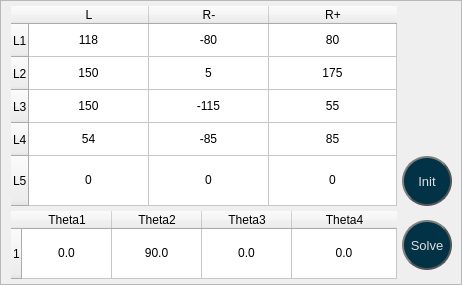
                      <widget class="QFrame" name="frame_fk_input">
                       <property name="minimumSize">
                        <size>
                         <width>462</width>
                         <height>285</height>
                        </size>
                       </property>
                       <property name="frameShape">
                        <enum>QFrame::StyledPanel</enum>
                       </property>
                       <property name="frameShadow">
                        <enum>QFrame::Raised</enum>
                       </property>
                       <layout class="QGridLayout" name="gridLayout_3">
                        <property name="leftMargin">
                         <number>5</number>
                        </property>
                        <property name="topMargin">
                         <number>5</number>
                        </property>
                        <property name="rightMargin">
                         <number>5</number>
                        </property>
                        <property name="bottomMargin">
                         <number>5</number>
                        </property>
                        <property name="spacing">
                         <number>5</number>
                        </property>
                        <item row="0" column="1" rowspan="2">
                         <widget class="QTableWidget" name="tableWidget_fk_input">
                          <property name="sizePolicy">
                           <sizepolicy hsizetype="MinimumExpanding" vsizetype="Preferred">
                            <horstretch>0</horstretch>
                            <verstretch>0</verstretch>
                           </sizepolicy>
                          </property>
                          <property name="minimumSize">
                           <size>
                            <width>386</width>
                            <height>196</height>
                           </size>
                          </property>
                          <property name="maximumSize">
                           <size>
                            <width>900</width>
                            <height>16777215</height>
                           </size>
                          </property>
                          <property name="inputMethodHints">
                           <set>Qt::ImhDigitsOnly|Qt::ImhPreferNumbers</set>
                          </property>
                          <property name="frameShape">
                           <enum>QFrame::NoFrame</enum>
                          </property>
                          <property name="verticalScrollBarPolicy">
                           <enum>Qt::ScrollBarAlwaysOff</enum>
                          </property>
                          <property name="horizontalScrollBarPolicy">
                           <enum>Qt::ScrollBarAlwaysOff</enum>
                          </property>
                          <property name="sizeAdjustPolicy">
                           <enum>QAbstractScrollArea::AdjustToContents</enum>
                          </property>
                          <property name="selectionMode">
                           <enum>QAbstractItemView::ExtendedSelection</enum>
                          </property>
                          <attribute name="horizontalHeaderCascadingSectionResizes">
                           <bool>true</bool>
                          </attribute>
                          <attribute name="horizontalHeaderDefaultSectionSize">
                           <number>120</number>
                          </attribute>
                          <attribute name="horizontalHeaderMinimumSectionSize">
                           <number>50</number>
                          </attribute>
                          <attribute name="horizontalHeaderShowSortIndicator" stdset="0">
                           <bool>true</bool>
                          </attribute>
                          <attribute name="horizontalHeaderStretchLastSection">
                           <bool>true</bool>
                          </attribute>
                          <attribute name="verticalHeaderVisible">
                           <bool>true</bool>
                          </attribute>
                          <attribute name="verticalHeaderCascadingSectionResizes">
                           <bool>true</bool>
                          </attribute>
                          <attribute name="verticalHeaderDefaultSectionSize">
                           <number>33</number>
                          </attribute>
                          <attribute name="verticalHeaderHighlightSections">
                           <bool>true</bool>
                          </attribute>
                          <attribute name="verticalHeaderShowSortIndicator" stdset="0">
                           <bool>true</bool>
                          </attribute>
                          <attribute name="verticalHeaderStretchLastSection">
                           <bool>true</bool>
                          </attribute>
                          <row>
                           <property name="text">
                            <string>L1</string>
                           </property>
                          </row>
                          <row>
                           <property name="text">
                            <string>L2</string>
                           </property>
                          </row>
                          <row>
                           <property name="text">
                            <string>L3</string>
                           </property>
                          </row>
                          <row>
                           <property name="text">
                            <string>L4</string>
                           </property>
                          </row>
                          <row>
                           <property name="text">
                            <string>L5</string>
                           </property>
                          </row>
                          <column>
                           <property name="text">
                            <string>L</string>
                           </property>
                          </column>
                          <column>
                           <property name="text">
                            <string>R-</string>
                           </property>
                          </column>
                          <column>
                           <property name="text">
                            <string>R+</string>
                           </property>
                          </column>
                          <item row="0" column="0">
                           <property name="text">
                            <string>118</string>
                           </property>
                           <property name="textAlignment">
                            <set>AlignCenter</set>
                           </property>
                          </item>
                          <item row="0" column="1">
                           <property name="text">
                            <string>-80</string>
                           </property>
                           <property name="textAlignment">
                            <set>AlignCenter</set>
                           </property>
                          </item>
                          <item row="0" column="2">
                           <property name="text">
                            <string>80</string>
                           </property>
                           <property name="textAlignment">
                            <set>AlignCenter</set>
                           </property>
                          </item>
                          <item row="1" column="0">
                           <property name="text">
                            <string>150</string>
                           </property>
                           <property name="textAlignment">
                            <set>AlignCenter</set>
                           </property>
                          </item>
                          <item row="1" column="1">
                           <property name="text">
                            <string>5</string>
                           </property>
                           <property name="textAlignment">
                            <set>AlignCenter</set>
                           </property>
                          </item>
                          <item row="1" column="2">
                           <property name="text">
                            <string>175</string>
                           </property>
                           <property name="textAlignment">
                            <set>AlignCenter</set>
                           </property>
                          </item>
                          <item row="2" column="0">
                           <property name="text">
                            <string>150</string>
                           </property>
                           <property name="textAlignment">
                            <set>AlignCenter</set>
                           </property>
                          </item>
                          <item row="2" column="1">
                           <property name="text">
                            <string>-115</string>
                           </property>
                           <property name="textAlignment">
                            <set>AlignCenter</set>
                           </property>
                          </item>
                          <item row="2" column="2">
                           <property name="text">
                            <string>55</string>
                           </property>
                           <property name="textAlignment">
                            <set>AlignCenter</set>
                           </property>
                          </item>
                          <item row="3" column="0">
                           <property name="text">
                            <string>54</string>
                           </property>
                           <property name="textAlignment">
                            <set>AlignCenter</set>
                           </property>
                          </item>
                          <item row="3" column="1">
                           <property name="text">
                            <string>-85</string>
                           </property>
                           <property name="textAlignment">
                            <set>AlignCenter</set>
                           </property>
                          </item>
                          <item row="3" column="2">
                           <property name="text">
                            <string>85</string>
                           </property>
                           <property name="textAlignment">
                            <set>AlignCenter</set>
                           </property>
                          </item>
                          <item row="4" column="0">
                           <property name="text">
                            <string>0</string>
                           </property>
                           <property name="textAlignment">
                            <set>AlignCenter</set>
                           </property>
                          </item>
                          <item row="4" column="1">
                           <property name="text">
                            <string>0</string>
                           </property>
                           <property name="textAlignment">
                            <set>AlignCenter</set>
                           </property>
                          </item>
                          <item row="4" column="2">
                           <property name="text">
                            <string>0</string>
                           </property>
                           <property name="textAlignment">
                            <set>AlignCenter</set>
                           </property>
                          </item>
                         </widget>
                        </item>
                        <item row="2" column="2">
                         <widget class="QPushButton" name="btn_fk_solve">
                          <property name="sizePolicy">
                           <sizepolicy hsizetype="Preferred" vsizetype="Preferred">
                            <horstretch>0</horstretch>
                            <verstretch>0</verstretch>
                           </sizepolicy>
                          </property>
                          <property name="minimumSize">
                           <size>
                            <width>50</width>
                            <height>50</height>
                           </size>
                          </property>
                          <property name="maximumSize">
                           <size>
                            <width>50</width>
                            <height>50</height>
                           </size>
                          </property>
                          <property name="sizeIncrement">
                           <size>
                            <width>10</width>
                            <height>10</height>
                           </size>
                          </property>
                          <property name="baseSize">
                           <size>
                            <width>100</width>
                            <height>100</height>
                           </size>
                          </property>
                          <property name="font">
                           <font>
                            <family>Segoe UI</family>
                            <pointsize>10</pointsize>
                           </font>
                          </property>
                          <property name="layoutDirection">
                           <enum>Qt::LeftToRight</enum>
                          </property>
                          <property name="styleSheet">
                           <string notr="true">QPushButton {	
	color: rgb(222, 222, 222);
    border: 2px solid #555;
    border-radius: 25px;
    border-style: outset;
	background-color: rgb(2, 50, 70);
    padding: 5px;
}
QPushButton:hover {
background-color: rgb(40, 112, 148);
}
QPushButton:pressed {	
	background-color: rgb(85, 170, 255);
}</string>
                          </property>
                          <property name="text">
                           <string>Solve</string>
                          </property>
                         </widget>
                        </item>
                        <item row="1" column="2">
                         <widget class="QPushButton" name="btn_fk_init">
                          <property name="sizePolicy">
                           <sizepolicy hsizetype="Preferred" vsizetype="Preferred">
                            <horstretch>0</horstretch>
                            <verstretch>0</verstretch>
                           </sizepolicy>
                          </property>
                          <property name="minimumSize">
                           <size>
                            <width>50</width>
                            <height>50</height>
                           </size>
                          </property>
                          <property name="maximumSize">
                           <size>
                            <width>50</width>
                            <height>50</height>
                           </size>
                          </property>
                          <property name="sizeIncrement">
                           <size>
                            <width>10</width>
                            <height>10</height>
                           </size>
                          </property>
                          <property name="baseSize">
                           <size>
                            <width>100</width>
                            <height>100</height>
                           </size>
                          </property>
                          <property name="font">
                           <font>
                            <family>Segoe UI</family>
                            <pointsize>10</pointsize>
                           </font>
                          </property>
                          <property name="layoutDirection">
                           <enum>Qt::LeftToRight</enum>
                          </property>
                          <property name="styleSheet">
                           <string notr="true">QPushButton {	
	color: rgb(222, 222, 222);
    border: 2px solid #555;
    border-radius: 25px;
    border-style: outset;
	background-color: rgb(2, 50, 70);
    padding: 5px;
}
QPushButton:hover {
background-color: rgb(40, 112, 148);
}
QPushButton:pressed {	
	background-color: rgb(85, 170, 255);
}</string>
                          </property>
                          <property name="text">
                           <string>Init</string>
                          </property>
                         </widget>
                        </item>
                        <item row="2" column="1">
                         <widget class="QTableWidget" name="tableWidget_fk_theta">
                          <property name="sizePolicy">
                           <sizepolicy hsizetype="MinimumExpanding" vsizetype="Preferred">
                            <horstretch>0</horstretch>
                            <verstretch>0</verstretch>
                           </sizepolicy>
                          </property>
                          <property name="minimumSize">
                           <size>
                            <width>386</width>
                            <height>50</height>
                           </size>
                          </property>
                          <property name="maximumSize">
                           <size>
                            <width>900</width>
                            <height>16777215</height>
                           </size>
                          </property>
                          <property name="inputMethodHints">
                           <set>Qt::ImhDigitsOnly|Qt::ImhPreferNumbers</set>
                          </property>
                          <property name="frameShape">
                           <enum>QFrame::NoFrame</enum>
                          </property>
                          <property name="verticalScrollBarPolicy">
                           <enum>Qt::ScrollBarAlwaysOff</enum>
                          </property>
                          <property name="horizontalScrollBarPolicy">
                           <enum>Qt::ScrollBarAlwaysOff</enum>
                          </property>
                          <property name="sizeAdjustPolicy">
                           <enum>QAbstractScrollArea::AdjustToContents</enum>
                          </property>
                          <attribute name="horizontalHeaderCascadingSectionResizes">
                           <bool>true</bool>
                          </attribute>
                          <attribute name="horizontalHeaderDefaultSectionSize">
                           <number>90</number>
                          </attribute>
                          <attribute name="horizontalHeaderShowSortIndicator" stdset="0">
                           <bool>false</bool>
                          </attribute>
                          <attribute name="horizontalHeaderStretchLastSection">
                           <bool>true</bool>
                          </attribute>
                          <attribute name="verticalHeaderCascadingSectionResizes">
                           <bool>true</bool>
                          </attribute>
                          <attribute name="verticalHeaderDefaultSectionSize">
                           <number>35</number>
                          </attribute>
                          <attribute name="verticalHeaderShowSortIndicator" stdset="0">
                           <bool>false</bool>
                          </attribute>
                          <attribute name="verticalHeaderStretchLastSection">
                           <bool>true</bool>
                          </attribute>
                          <row>
                           <property name="text">
                            <string>1</string>
                           </property>
                          </row>
                          <column>
                           <property name="text">
                            <string>Theta1</string>
                           </property>
                          </column>
                          <column>
                           <property name="text">
                            <string>Theta2</string>
                           </property>
                          </column>
                          <column>
                           <property name="text">
                            <string>Theta3</string>
                           </property>
                          </column>
                          <column>
                           <property name="text">
                            <string>Theta4</string>
                           </property>
                          </column>
                          <item row="0" column="0">
                           <property name="text">
                            <string>0.0</string>
                           </property>
                           <property name="textAlignment">
                            <set>AlignCenter</set>
                           </property>
                          </item>
                          <item row="0" column="1">
                           <property name="text">
                            <string>90.0</string>
                           </property>
                           <property name="textAlignment">
                            <set>AlignCenter</set>
                           </property>
                          </item>
                          <item row="0" column="2">
                           <property name="text">
                            <string>0.0</string>
                           </property>
                           <property name="textAlignment">
                            <set>AlignCenter</set>
                           </property>
                          </item>
                          <item row="0" column="3">
                           <property name="text">
                            <string>0.0</string>
                           </property>
                           <property name="textAlignment">
                            <set>AlignCenter</set>
                           </property>
                          </item>
                         </widget>
                        </item>
                        <item row="2" column="3">
                         <spacer name="horizontalSpacer_13">
                          <property name="orientation">
                           <enum>Qt::Horizontal</enum>
                          </property>
                          <property name="sizeHint" stdset="0">
                           <size>
                            <width>0</width>
                            <height>0</height>
                           </size>
                          </property>
                         </spacer>
                        </item>
                        <item row="0" column="0">
                         <spacer name="horizontalSpacer_8">
                          <property name="orientation">
                           <enum>Qt::Horizontal</enum>
                          </property>
                          <property name="sizeHint" stdset="0">
                           <size>
                            <width>0</width>
                            <height>20</height>
                           </size>
                          </property>
                         </spacer>
                        </item>
                       </layout>
                      </widget>
